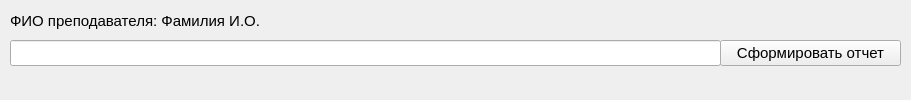
<?xml version="1.0" encoding="UTF-8"?>
<ui version="4.0">
 <class>MainWindow</class>
 <widget class="QMainWindow" name="MainWindow">
  <property name="geometry">
   <rect>
    <x>0</x>
    <y>0</y>
    <width>911</width>
    <height>100</height>
   </rect>
  </property>
  <property name="font">
   <font>
    <family>Segoe UI</family>
   </font>
  </property>
  <property name="windowTitle">
   <string>MainWindow</string>
  </property>
  <widget class="QWidget" name="centralwidget">
   <widget class="QLineEdit" name="searchBar">
    <property name="geometry">
     <rect>
      <x>10</x>
      <y>40</y>
      <width>711</width>
      <height>26</height>
     </rect>
    </property>
    <property name="font">
     <font>
      <family>Segoe UI</family>
      <pointsize>11</pointsize>
     </font>
    </property>
    <property name="maxLength">
     <number>100</number>
    </property>
   </widget>
   <widget class="QPushButton" name="genReport">
    <property name="geometry">
     <rect>
      <x>720</x>
      <y>40</y>
      <width>181</width>
      <height>26</height>
     </rect>
    </property>
    <property name="font">
     <font>
      <family>Segoe UI</family>
      <pointsize>11</pointsize>
     </font>
    </property>
    <property name="cursor">
     <cursorShape>PointingHandCursor</cursorShape>
    </property>
    <property name="text">
     <string>Сформировать отчет</string>
    </property>
   </widget>
   <widget class="QLabel" name="label">
    <property name="geometry">
     <rect>
      <x>10</x>
      <y>10</y>
      <width>251</width>
      <height>21</height>
     </rect>
    </property>
    <property name="font">
     <font>
      <pointsize>11</pointsize>
     </font>
    </property>
    <property name="text">
     <string>ФИО преподавателя: Фамилия И.О.</string>
    </property>
   </widget>
  </widget>
 </widget>
 <resources/>
 <connections/>
</ui>
